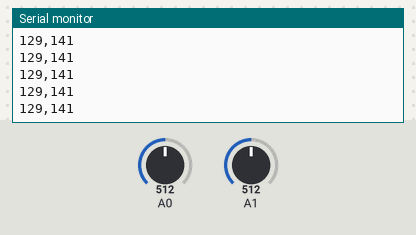
Bench run of a sketch on a simulated Arduino Uno, built with avr-gcc and run on an emulated ATmega328P. Shown: the last lines printed to the serial monitor. The inputs (shaded band) are chosen by the test bench; at power-on: A0 = 512, A1 = 512.

Above: at 4.2 s.
4.3 s: A0 set to 403
At 5.4 s:
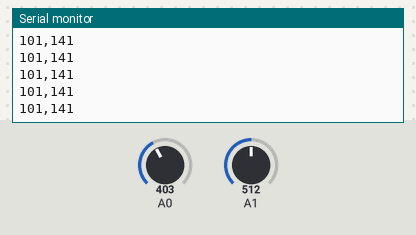
5.8 s: A0 set to 380
At 6.8 s:
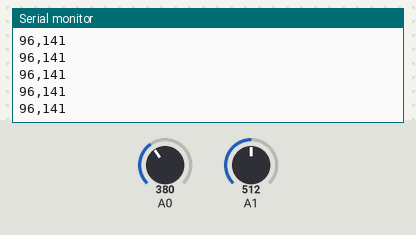
Timing chart, 0 to 8.8 s (numbered marks = the images above; inputs shaded):
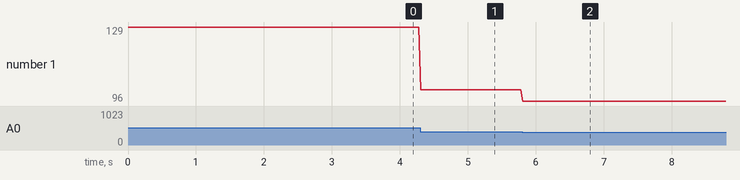

The sketch:

FingerReader.ino
```cpp
void setup() {
  // put your setup code here, to run once:

Serial.begin(9600);

}

void loop() {
  // put your main code here, to run repeatedly:


  int sensorValue1 = 51 + ((analogRead(A0)/4-50)* (300/256));
  int sensorValue2 = 125 + ((analogRead(A1)/4-112)* (300/256));

  //Serial.print(analogRead(A0)/4);
  //Serial.print(",");
  //Serial.println(analogRead(A1)/4);

  Serial.print(sensorValue1);
  Serial.print(",");
  Serial.println(sensorValue2);
  //Serial.println("----------------------------------------------");
  delay(30);


}
```

Measured:
- after the input at 4.3 s, the serial monitor: prints a new line at once (image 1)
- after the input at 5.8 s, the serial monitor: prints a new line at once (image 2)
- plotted number 1: 129 → 101 after the input at 4.3 s, 101 → 96 after the input at 5.8 s
